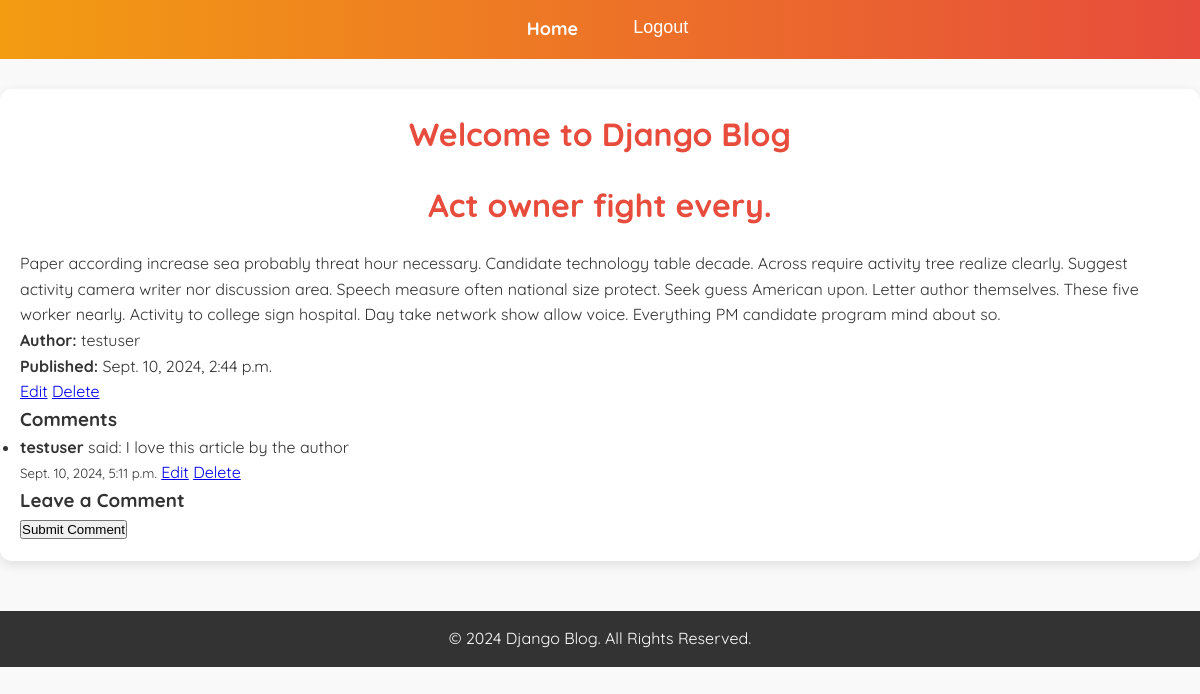
Screenshot of /post/3/ (signed in) with the database file from the repository.
### blog/models.py (models this page shows, shortened)
class Post(models.Model):
    title = models.CharField(max_length=100)
    content = models.TextField()
    published_date = models.DateTimeField(auto_now_add=True)
    author = models.ForeignKey(User, on_delete=models.CASCADE)

class Comment(models.Model):
    post = models.ForeignKey(Post, related_name='comments', on_delete=models.CASCADE)
    author = models.ForeignKey(User, on_delete=models.CASCADE)
    content = models.TextField()
    created_at = models.DateTimeField(auto_now_add=True)
    updated_at = models.DateTimeField(auto_now=True)

### blog/views.py (the view)
# urls.py: path('post/<int:pk>/', PostDetailView.as_view(), name='post-detail'),
class PostDetailView(LoginRequiredMixin, DetailView):
    model = Post
    template_name = 'blog/post_detail.html'

### blog/templates/blog/post_detail.html (shortened to what this page needs)
{% extends 'blog/base.html' %}
{% block content %}
    <h2>{{ object.title }}</h2>
    <p>{{ object.content }}</p>
    <p><strong>Author:</strong> {{ object.author }}</p>
    <p><strong>Published:</strong> {{ object.published_date }}</p>
    {% if user == object.author %}
        <a href="{% url 'post-update' object.id %}">Edit</a>
        <a href="{% url 'post-delete' object.id %}">Delete</a>
    {% endif %}
    <h3>Comments</h3>
    <ul>
        {% for comment in object.comments.all %}
            <li>
                <strong>{{ comment.author }}</strong> said: {{ comment.content }}
                <br><small>{{ comment.created_at }}</small>
                {% if comment.author == user %}
                    <a href="{% url 'edit-comment' comment.id %}">Edit</a>
                    <a href="{% url 'delete-comment' comment.id %}">Delete</a>
                {% endif %}
            </li>
        {% empty %}
            <li>No comments yet. Be the first to comment!</li>
        {% endfor %}
    </ul>
    <h3>Leave a Comment</h3>
    {% if user.is_authenticated %}
        <form method="post" action="{% url 'add-comment' object.id %}">
            <button type="submit">Submit Comment</button>
        </form>
    {% else %}
        <p><a href="{% url 'login' %}">Log in</a> to leave a comment.</p>
    {% endif %}
{% endblock %}

### blog/static/css/styles.css (style rules this page uses)
* { margin: 0; padding: 0; box-sizing: border-box; }
body { font-family: Arial, sans-serif; background-color: #f9f9f9; color: #333; }

### blog/templates/blog/base.html (style rules this page uses)
* { margin: 0; padding: 0; box-sizing: border-box; }
body { font-family: 'Quicksand', sans-serif; background-color: #f9f9f9; color: #333; line-height: 1.6; }
.content h2 { text-align: center; margin-bottom: 20px; color: #e74c3c; font-size: 32px; font-weight: 700; }

### rows the page displays
Post: title "Act owner fight every.", content "Paper according increase sea probably threat hour necessary. Candidate technology table decade. Across require activity tree realize clearly. Suggest activity camera writer nor discussion area. Speech measure often national size protect. Seek guess American upon. Letter author themselves. These five worker nearly. Activity to college sign hospital. Day take network show allow voice. Everything PM candidate program mind about so.", author "testuser", published_date "Sept. 10, 2024, 2:44 p.m."
Comment: author "testuser", content "I love this article by the author", created_at "Sept. 10, 2024, 5:11 p.m.", shows "Edit"
